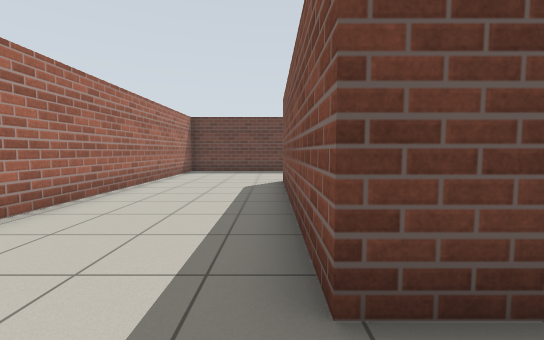
view 1 (above)

20 first-person views from a walk through a robot-simulator world made for Gazebo. The camera is 0.94 m above the floor, tilts 4° down and sees 90° across. The floor is counted in squares, 1 m on a side. Each view is taken from the middle of a square. On the plan, view 1 faces up. The plan holds only what a view shows up to about 11 squares ahead; the rest is blank.

view 2
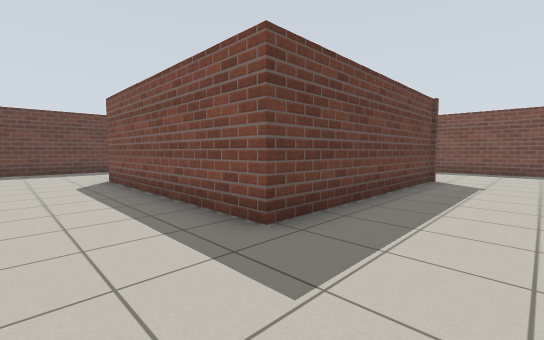

view 3
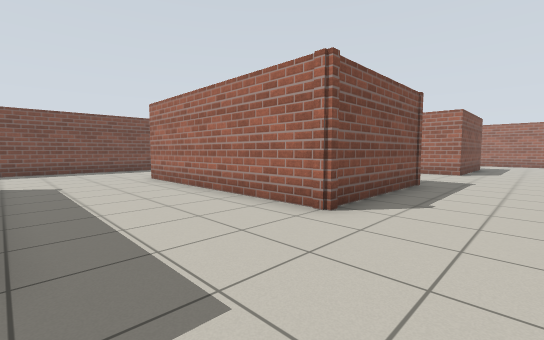

view 4
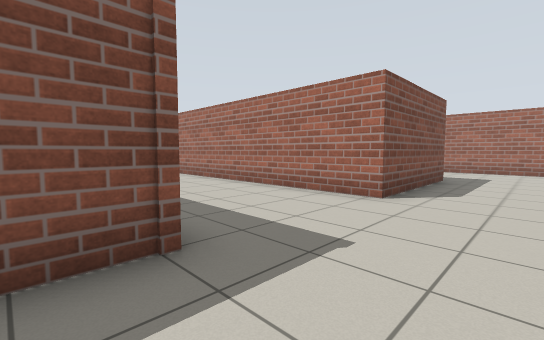

view 5
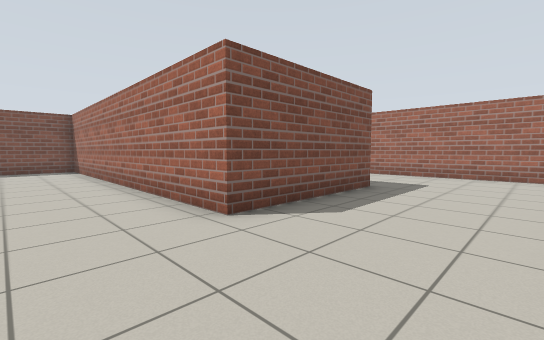

view 6
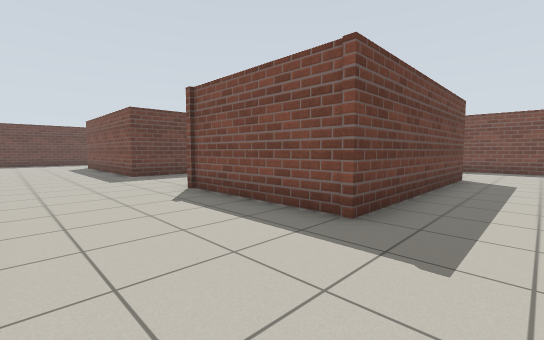

view 7
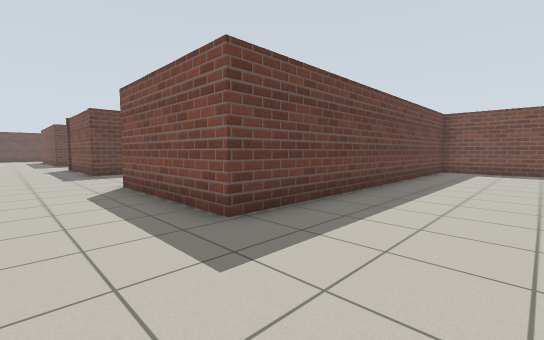

view 8
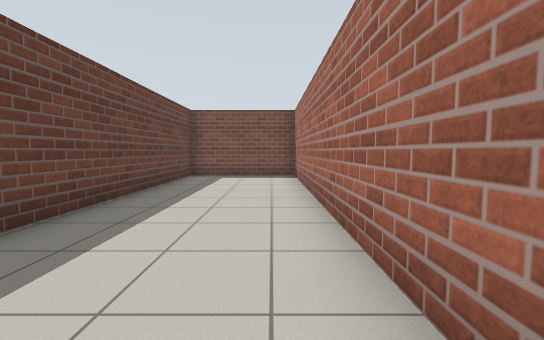

view 9
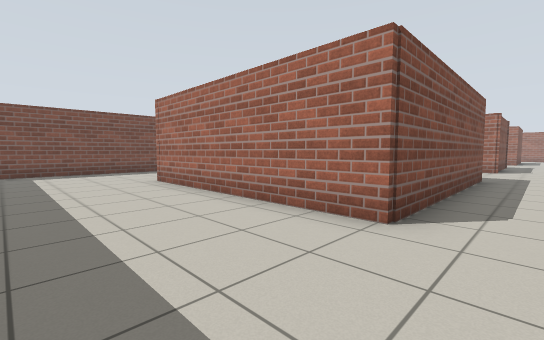

view 10
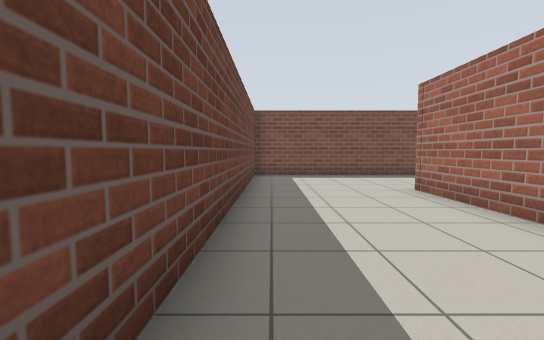

view 11
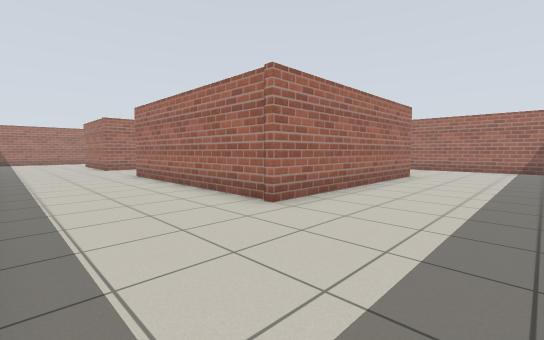

view 12
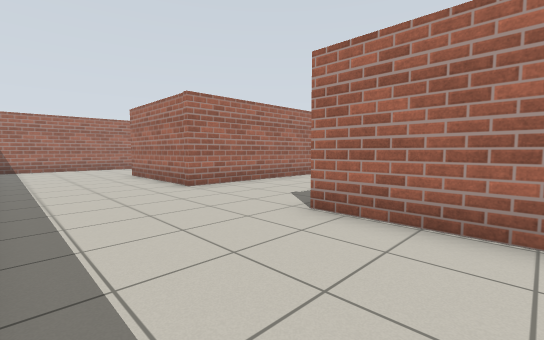

view 13
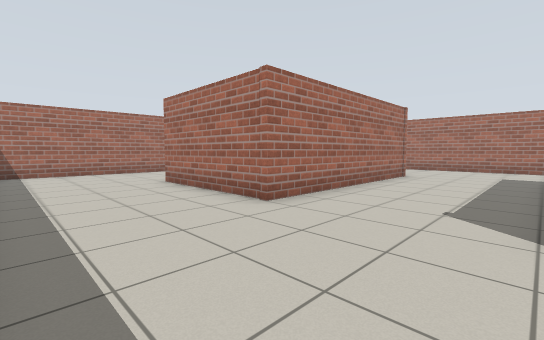

view 14
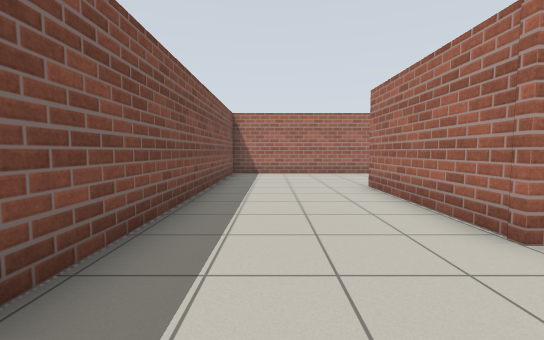

view 15
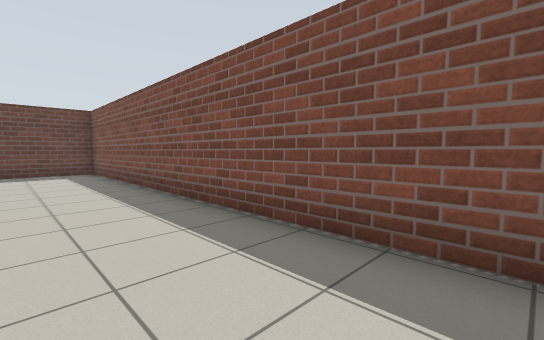

view 16
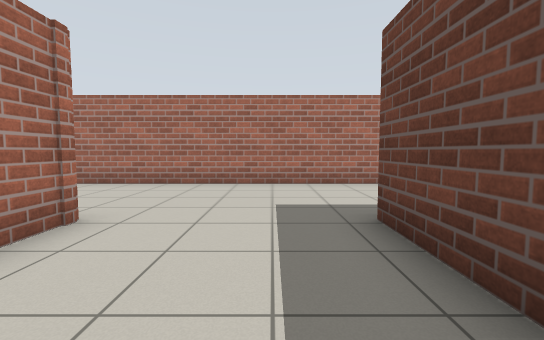

view 17
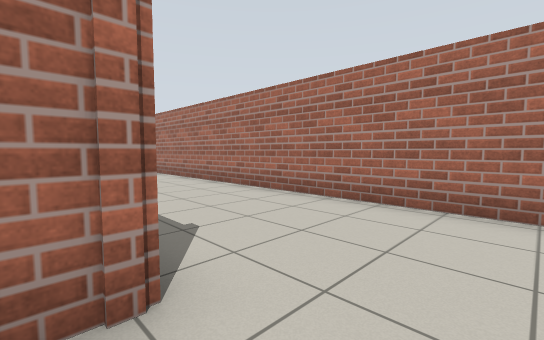

view 18
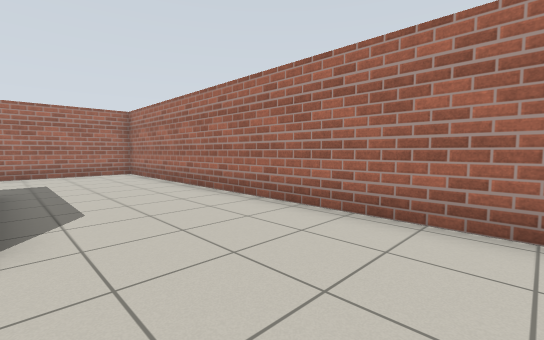

view 19
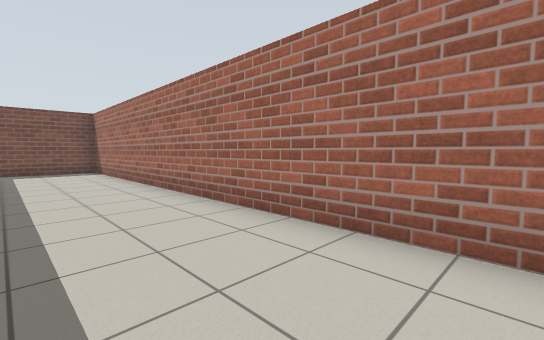

view 20
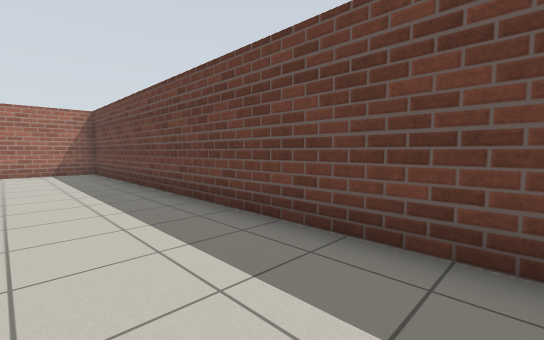

### Floor plan
Points are (right, up) in squares from view 1. A wall is a line through its corners. A room is listed if a view was taken in it or the views show most of it. See-through windows are left out.
Room 1 (views 1, 2, 3, 4, 5, 6, 7, 8, 9, 10, 11, 12, 13, 14, 15, 16, 17, 18, 19, 20)
walls: (7.4, -2.6) (7.4, -7.2) (0.4, -7.2) (0.4, -2.6) (7.4, -2.6); (7.4, 1.4) (0.4, 1.4) (0.4, 8.5) (7.4, 8.5) (7.4, 1.4); (11.6, -11) (11.6, 12.7) (-3.7, 12.7) (-3.7, -19.9) (11.4, -19.9); (11.6, -19.9) (11.6, -15.9) (0.2, -15.9) (0.2, -11.3) (11.1, -11.3)

Positions as (right, up) in squares from view 1, and headings:
1: (0, 0), facing up
2: (-2, -1), facing up-right
3: (-2, 1), facing down-right
4: (-2, -6), facing down-right
5: (-3, -9), facing down-right
6: (-3, -9), facing up-right
7: (-2, -19), facing up-right
8: (1, -19), facing right
9: (-1, 12), facing down-right
10: (1, 12), facing right
11: (11, 12), facing down-left
12: (11, 4), facing down-left
13: (11, 1), facing down-left
14: (10, 0), facing down
15: (9, 0), facing up-right
16: (4, 0), facing left
17: (1, -1), facing down-left
18: (0, -8), facing down-left
19: (-2, -17), facing down-right
20: (9, 10), facing up-left
